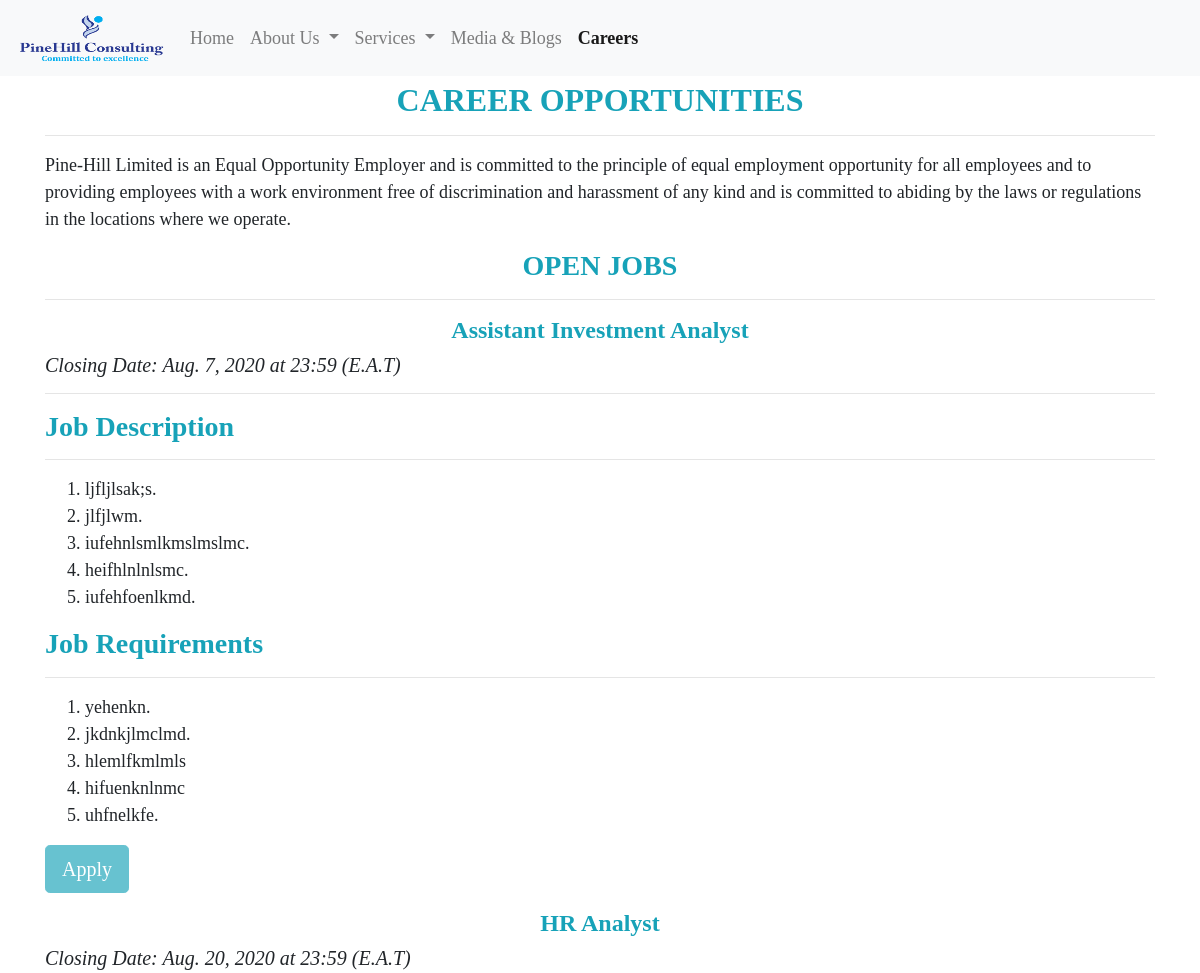
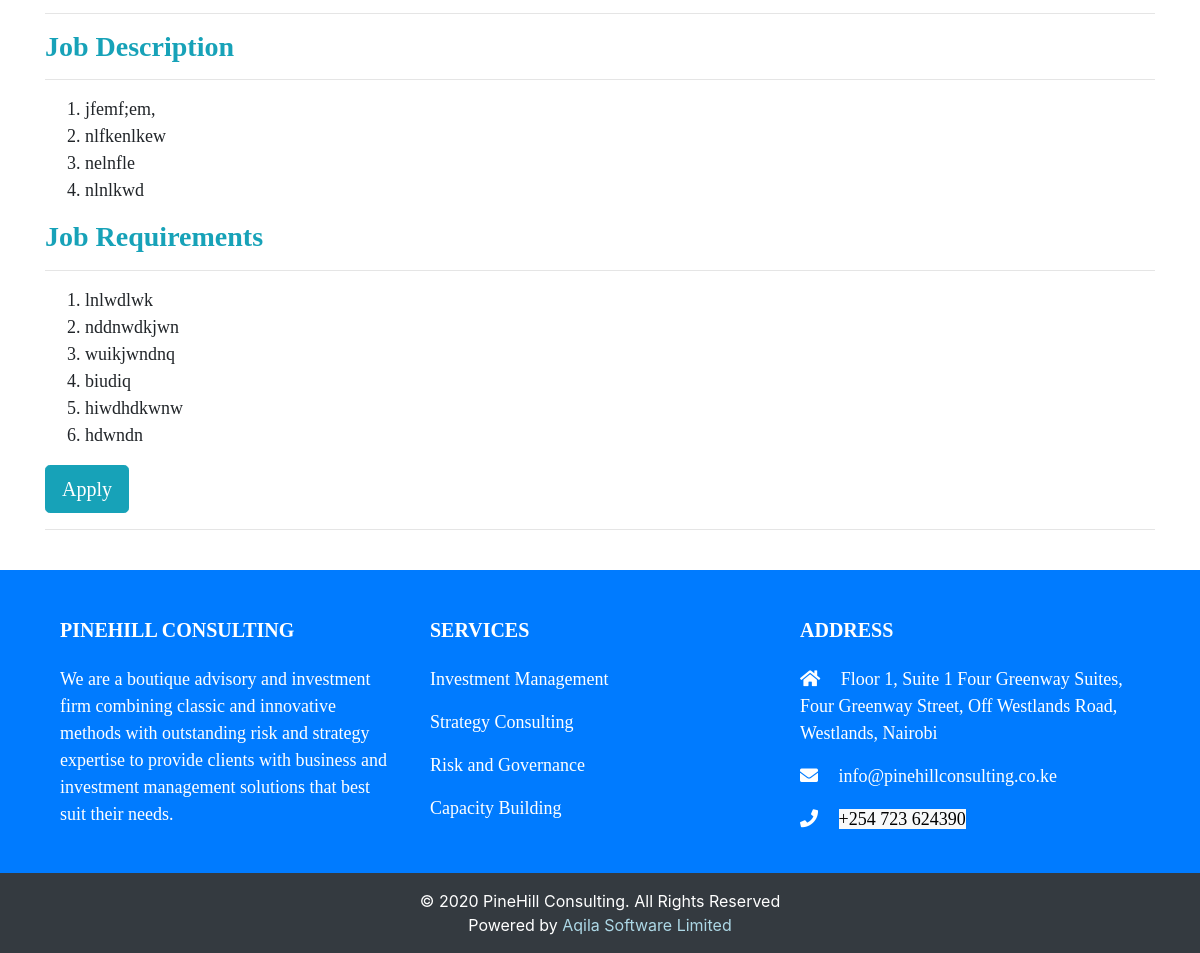
Page /careers on the committed database (2 pictures, top to bottom).
### app/models.py (models this page shows, shortened)
class Job(models.Model):
    title = models.CharField(max_length=100, unique=True)
    description = models.TextField()
    requirements = models.TextField()
    posted = models.DateField(default=datetime.now)
    closing = models.DateField()
    is_published = models.BooleanField(default=True)

### app/views.py (the view, shortened to what this page needs)
# urls.py: path('careers', views.careers, name='careers'),
def careers(request):
    current_date = date.today()
    jobs = Job.objects.filter(is_published=True)
    context = {
        'jobs' : jobs,
        'current_date' : current_date
    }
    return render(request, 'app/careers.html', context)

### app/templates/app/careers.html (shortened to what this page needs)
{% extends 'base.html' %}
{% load static %}
{% block content %}
        <div class="container">
            <div>
                <h2 class="text-center text-info"><strong>CAREER OPPORTUNITIES</strong></h2><hr>
                <p>Pine-Hill Limited is an Equal Opportunity Employer and is committed to the principle of equal employment opportunity
                  for all employees and to providing employees with a work environment free of discrimination and harassment of any kind
                  and is committed to abiding by the laws or regulations in the locations where we operate.</p>
                  <h3 class="text-center text-info"><strong>OPEN JOBS</strong></h3><hr>
                {% if jobs %}
                  {% for job in jobs %}
                <h4 class="text-center text-info"><strong>{{ job.title }}</strong></h4>
                <h5><em>Closing Date: {{ job.closing }} at 23:59 (E.A.T)</em></h5><hr>
                <h3 class=" text-info"><strong>Job Description</strong></h3><hr>
                <ol>
                {% for description in job.description.split %}
                <li>{{description}}</li>
                {% endfor %}
                </ol>
                <h3 class=" text-info"><strong>Job Requirements</strong></h3><hr>
                <ol>
                  {% for requirement in job.requirements.split %}
                  <li>{{requirement}}</li>
                  {% endfor %}
                </ol>
                {% if current_date > job.closing %}
                <p><a class="btn btn-info btn-lg disabled" href="#" role="button">Apply</a>
                </p>
                {% else %}
                <p><a class="btn btn-info btn-lg" data-toggle="collapse" href="#collapseJob" role="button" aria-expanded="false" aria-controls="collapseJob">Apply</a>
                </p>
                    <hr>
                    {% endif %}
                    {% endfor %}
                    {% else %}
                    <div class="col-md-12">
                      <p><h3>No open jobs to display</h3></p>
                    </div>
                    {% endif %}
                </div>
            </div>
        </div>
  </body>
  <br>
  {% endblock content%}

### rows in the picture
Job: title "Assistant Investment Analyst", closing "Aug. 7, 2020", split "ljfljlsak;s." "jlfjlwm." "iufehnlsmlkmslmslmc." "heifhlnlnlsmc." "iufehfoenlkmd.", split "yehenkn." "jkdnkjlmclmd." "hlemlfkmlmls" "hifuenknlnmc" "uhfnelkfe.", shows "Apply"
Job: title "HR Analyst", closing "Aug. 20, 2020", split "jfemf;em," "nlfkenlkew" "nelnfle" "nlnlkwd", split "lnlwdlwk" "nddnwdkjwn" "wuikjwndnq" "biudiq" "hiwdhdkwnw" "hdwndn"
